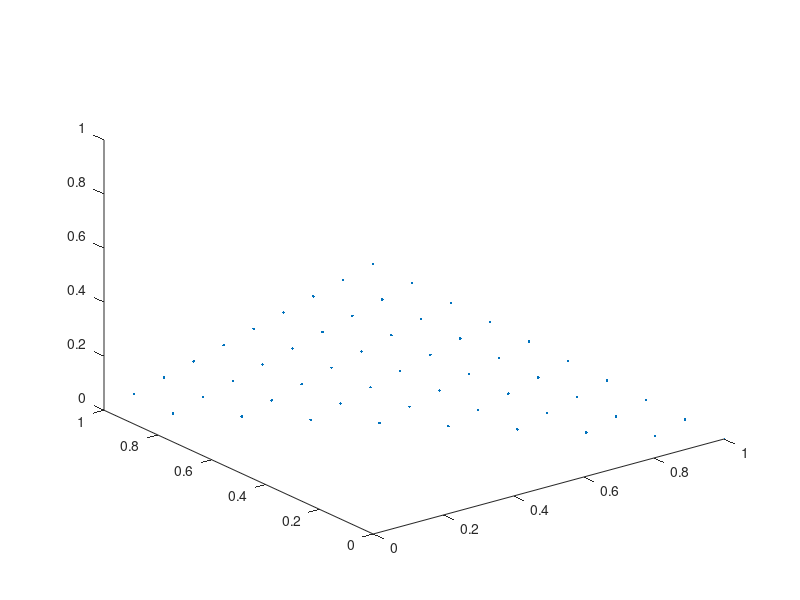

MATLAB code to generate this figure:
% create plane from box instead
x = linspace(0, 1, 10);
y = x;
z = x;

[X, Y, Z] = meshgrid(x,y,z);

X2 = X;
Y2 = Y;
Z2 = Z;

sumAll = X2 + Y2 + Z2;

idx1 = find(sumAll > 1+0.05 | sumAll < 1-0.05);


X2(idx1) = [];
Y2(idx1) = [];
Z2(idx1) = [];


plot3(X2(:),Y2(:),Z2(:), '.')